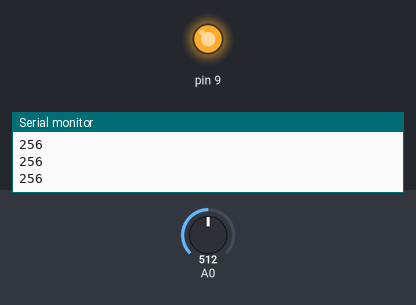
This sketch was run on a simulated Arduino Uno, built with avr-gcc and run on an emulated ATmega328P. Shown: output pins drawn as LEDs (lit = HIGH), the last lines printed to the serial monitor. The test bench sets the inputs (shaded band); at power-on: A0 = 512.

Above: at 1.2 s.
1.3 s: A0 set to 122
At 2.5 s:
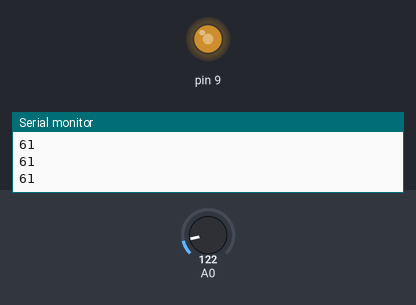
2.8 s: A0 set to 0
At 3.9 s:
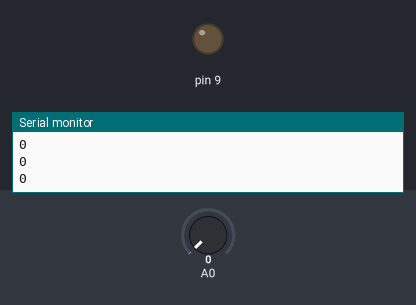
4.3 s: A0 set to 3
At 4.9 s:
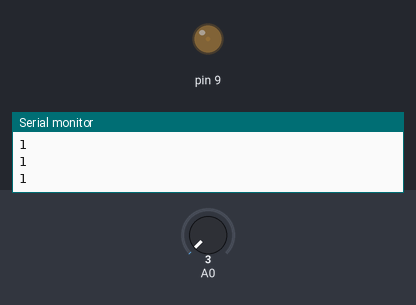
5.8 s: A0 set to 306
At 6.2 s:
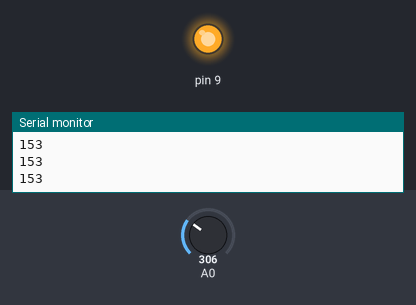
Timing chart, 0 to 8.3 s (numbered marks = the images above; inputs shaded):
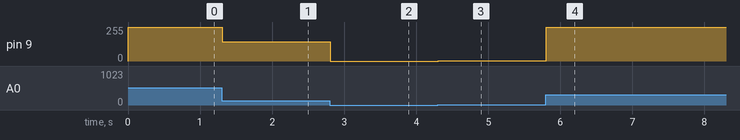

The sketch:

ArdunioEg10.ino
```cpp
int sensorValue;
void setup() {
  Serial.begin(9600);
  pinMode(9,OUTPUT);
}

void loop() {
 sensorValue=analogRead(A0)/2;
 Serial.println(sensorValue);
 double rpm=sensorValue*2.4;
 analogWrite(9,rpm);

}
```

Measured:
- after the input at 1.3 s, pin 9: 255/255 → 146/255 at once
- after the input at 2.8 s, pin 9: 146/255 → 0/255 at once
- after the input at 4.3 s, pin 9: 0/255 → 2/255 at once
- after the input at 5.8 s, pin 9: 2/255 → 255/255 at once
